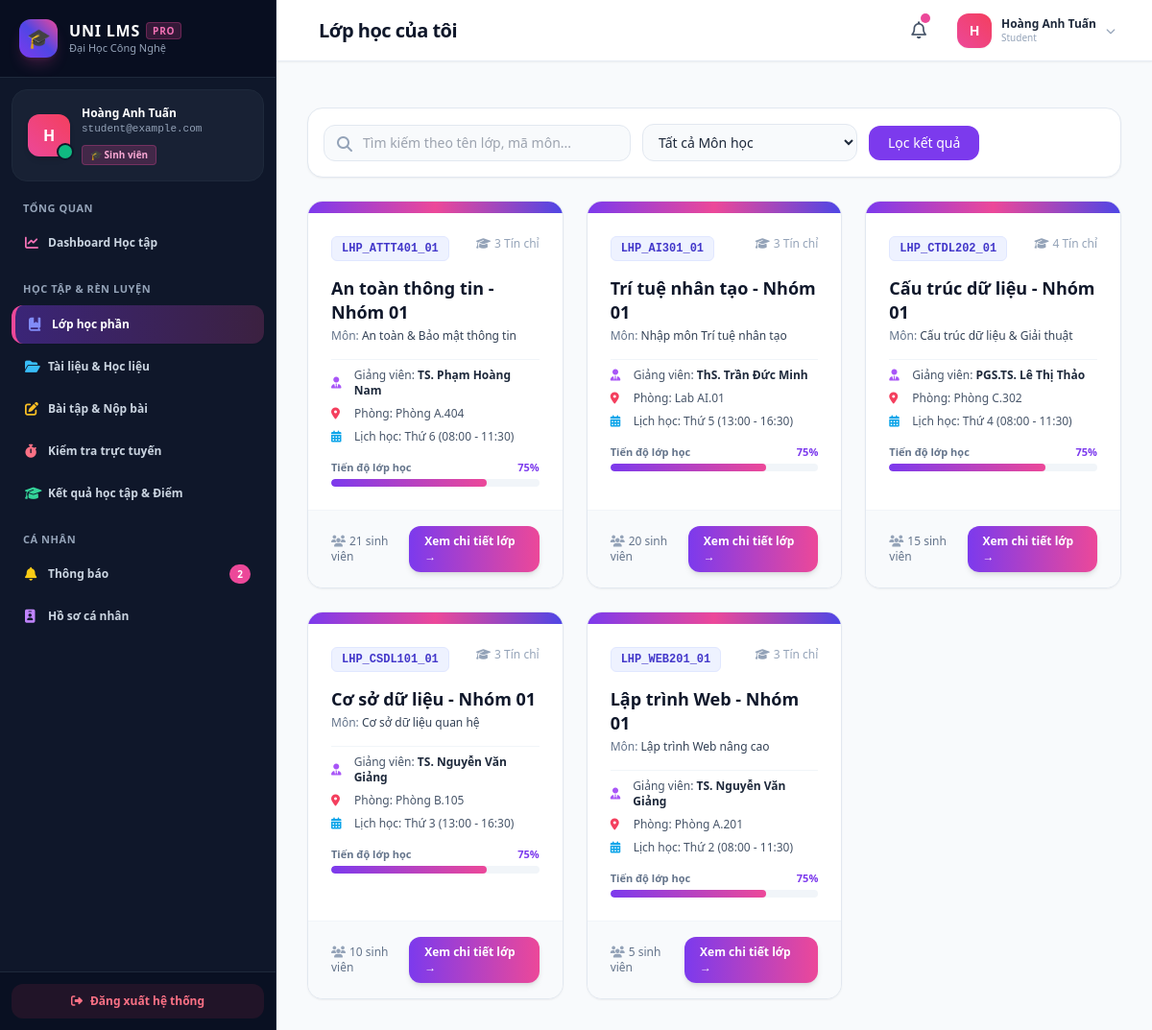
The app's page /student/classes (signed in), older data.
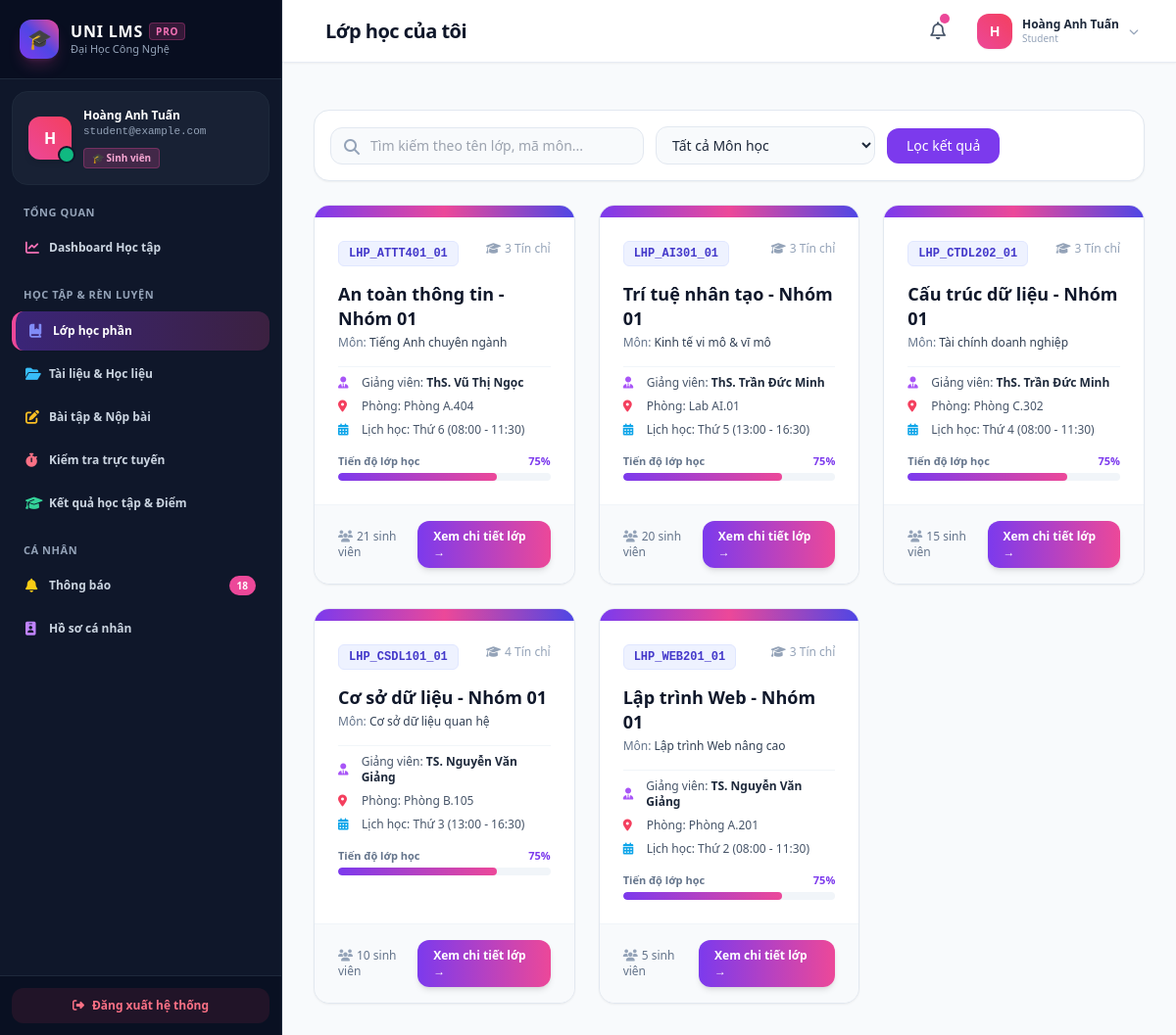
The same page, newer data.
### tables this page shows
CREATE TABLE courses (
        id INTEGER PRIMARY KEY AUTOINCREMENT,
        subject_id INTEGER NOT NULL,
        teacher_id INTEGER NOT NULL,
        code TEXT UNIQUE NOT NULL,
        name TEXT NOT NULL,
        semester TEXT DEFAULT 'HK1 (2024-2025)',
        academic_year TEXT DEFAULT '2024-2025',
        room TEXT DEFAULT 'A101',
        schedule_info TEXT DEFAULT 'Thứ 2 (08:00 - 11:30)',
        description TEXT DEFAULT '',
        FOREIGN KEY (subject_id) REFERENCES subjects (id) ON DELETE CASCADE,
        FOREIGN KEY (teacher_id) REFERENCES users (id) ON DELETE CASCADE
    );

CREATE TABLE subjects (
        id INTEGER PRIMARY KEY AUTOINCREMENT,
        department_id INTEGER,
        code TEXT UNIQUE NOT NULL,
        name TEXT NOT NULL,
        credits INTEGER NOT NULL DEFAULT 3,
        description TEXT DEFAULT '',
        FOREIGN KEY (department_id) REFERENCES departments (id) ON DELETE SET NULL
    );

CREATE TABLE users (
        id INTEGER PRIMARY KEY AUTOINCREMENT,
        email TEXT UNIQUE NOT NULL,
        password_hash TEXT NOT NULL,
        full_name TEXT NOT NULL,
        role TEXT NOT NULL CHECK(role IN ('admin', 'teacher', 'student')),
        avatar TEXT DEFAULT '/static/images/default_avatar.png',
        phone TEXT DEFAULT '',
        is_active INTEGER DEFAULT 1,
        created_at TIMESTAMP DEFAULT CURRENT_TIMESTAMP
    );

### app/routes/student_routes.py (the view)
@student_bp.route('/classes')
@login_required
@role_required('student')
def classes():
    user = get_current_user()
    search = request.args.get('search', '').strip()
    subject_id = request.args.get('subject_id', '')
    query = """
        SELECT c.*, u.full_name as teacher_name, sub.name as subject_name, sub.credits,
               (SELECT COUNT(*) FROM enrollments WHERE course_id = c.id) as student_count
        FROM courses c
        JOIN enrollments e ON c.id = e.course_id
        JOIN users u ON c.teacher_id = u.id
        JOIN subjects sub ON c.subject_id = sub.id
        WHERE e.student_id = ?
    """
    params = [user['id']]
    if search:
        query += " AND (c.name LIKE ? OR c.code LIKE ? OR sub.name LIKE ?)"
        params.extend([f"%{search}%", f"%{search}%", f"%{search}%"])
    if subject_id:
        query += " AND c.subject_id = ?"
        params.append(subject_id)
    query += " ORDER BY c.id DESC"
    enrolled_courses = query_db(query, params)
    all_subjects = query_db("SELECT * FROM subjects ORDER BY name ASC")
    return render_template('student/classes.html', courses=enrolled_courses, subjects=all_subjects, search=search, selected_subject=subject_id)

### app/auth.py (called while the page is built, shortened)
def get_current_user():
    if 'user_id' not in session:
        return None
    if 'current_user' not in g:
        g.current_user = query_db(
            "SELECT * FROM users WHERE id = ? AND is_active = 1",
            (session['user_id'],),
            one=True
        )
    return g.current_user

def login_required(f):
    @wraps(f)
    def decorated_function(*args, **kwargs):
        user = get_current_user()
        if user is None:
            flash("Vui lòng đăng nhập để truy cập trang này.", "warning")
            return redirect(url_for('auth_bp.login', next=request.url))
        return f(*args, **kwargs)
    return decorated_function

def role_required(*roles):
    def decorator(f):
        @wraps(f)
        def decorated_function(*args, **kwargs):
            user = get_current_user()
            if user is None:
                flash("Vui lòng đăng nhập để thực hiện thao tác này.", "warning")
                return redirect(url_for('auth_bp.login'))
            return f(*args, **kwargs)
        return decorated_function
    return decorator

### app/templates/student/classes.html (shortened to what the changed rows need)
{% extends "base.html" %}
{% block header_title %}Lớp học của tôi{% endblock %}
{% block content %}
<div class="space-y-6">
    <div class="grid grid-cols-1 md:grid-cols-2 lg:grid-cols-3 gap-6">
        {% for c in courses %}
        <div class="bg-white rounded-2xl border border-slate-200 shadow-sm hover:shadow-lg transition-all duration-300 flex flex-col overflow-hidden group">
            <div class="h-3 bg-gradient-to-r from-purple-600 via-pink-500 to-indigo-600"></div>
            <div class="p-6 flex-1 space-y-4">
                <div class="flex items-start justify-between gap-2">
                    <span class="px-2.5 py-1 rounded-md bg-indigo-50 text-indigo-700 font-mono text-xs font-bold border border-indigo-100">
                        {{ c.code }}
                    </span>
                    <span class="text-xs text-slate-400 font-medium"><i class="fa-solid fa-graduation-cap text-slate-400 mr-1"></i>{{ c.credits }} Tín chỉ</span>
                </div>
                <div>
                    <h3 class="font-bold text-slate-900 text-lg group-hover:text-purple-600 transition-colors leading-snug">
                        {{ c.name }}
                    </h3>
                    <p class="text-xs text-slate-500 mt-1">Môn: <span class="font-medium text-slate-700">{{ c.subject_name }}</span></p>
                </div>
                <div class="space-y-2 pt-2 border-t border-slate-100 text-xs text-slate-600">
                    <div class="flex items-center space-x-2">
                        <i class="fa-solid fa-user-tie text-purple-500 w-4"></i>
                        <span>Giảng viên: <strong class="text-slate-800">{{ c.teacher_name }}</strong></span>
                    </div>
                    <div class="flex items-center space-x-2">
                        <i class="fa-solid fa-location-dot text-rose-500 w-4"></i>
                        <span>Phòng: {{ c.room }}</span>
                    </div>
                    <div class="flex items-center space-x-2">
                        <i class="fa-solid fa-calendar-days text-sky-500 w-4"></i>
                        <span>Lịch học: {{ c.schedule_info }}</span>
                    </div>
                </div>
                <div class="space-y-1">
                    <div class="flex justify-between text-[11px] font-semibold">
                        <span class="text-slate-500">Tiến độ lớp học</span>
                        <span class="text-purple-600">75%</span>
                    </div>
                    <div class="w-full bg-slate-100 h-2 rounded-full overflow-hidden">
                        <div class="bg-gradient-to-r from-purple-600 to-pink-500 h-2 rounded-full" style="width: 75%"></div>
                    </div>
                </div>
            </div>
            <div class="px-6 py-4 bg-slate-50 border-t border-slate-100 flex items-center justify-between">
                <span class="text-xs text-slate-500 font-medium">
                    <i class="fa-solid fa-users text-slate-400 mr-1"></i>{{ c.student_count }} sinh viên
                </span>
                <a href="{{ url_for('student_bp.class_detail', course_id=c.id) }}" class="px-4 py-2 bg-gradient-to-r from-purple-600 to-pink-500 hover:from-purple-700 hover:to-pink-600 text-white font-semibold text-xs rounded-xl shadow-md transition-all">
                    Xem chi tiết lớp →
                </a>
            </div>
        </div>
        {% else %}
        <div class="col-span-full bg-white p-12 rounded-2xl border border-slate-200 text-center text-slate-500 space-y-3">
            <i class="fa-solid fa-book-open text-4xl text-slate-300"></i>
            <p class="text-base font-semibold">Không tìm thấy lớp học phù hợp.</p>
        </div>
        {% endfor %}
    </div>
</div>
{% endblock %}

### app/templates/base.html (shortened to what the changed rows need)
<!DOCTYPE html>
<html lang="vi">
<head>
    <script src="https://cdn.tailwindcss.com"></script>
    <link rel="stylesheet" href="https://cdnjs.cloudflare.com/ajax/libs/font-awesome/6.5.1/css/all.min.css">
</head>
<body class="bg-slate-100 text-slate-800 font-sans antialiased min-h-screen flex flex-col">
    {% if current_user %}
    <div class="flex h-screen overflow-hidden">
        <aside id="sidebar" class="fixed lg:static inset-y-0 left-0 z-50 w-72 bg-slate-900 text-white flex flex-col transition-transform duration-300 transform -translate-x-full lg:translate-x-0 shrink-0 sidebar-scrollbar overflow-y-auto border-r border-slate-800 shadow-2xl lg:shadow-none">
            <div class="p-5 flex items-center justify-between border-b border-slate-800 bg-slate-950/50">
                <a href="{{ url_for('common_bp.profile') }}" class="flex items-center space-x-3 group">
                    <div>
                        <h1 class="font-extrabold text-base leading-tight tracking-wider text-white flex items-center gap-1.5">
                            <span>UNI LMS</span>
                            <span class="text-[10px] px-1.5 py-0.5 rounded bg-pink-500/20 text-pink-400 font-bold border border-pink-500/30">PRO</span>
                        </h1>
                    </div>
                </a>
            </div>
            <nav class="flex-1 px-3 py-2 space-y-5">
                {% if current_user.role == 'student' %}
                    <div>
                        <div class="space-y-1">
                            <a href="{{ url_for('common_bp.notifications') }}" class="flex items-center justify-between px-3.5 py-2.5 rounded-xl text-xs font-semibold transition-all duration-200 {% if request.endpoint == 'common_bp.notifications' %} bg-gradient-to-r from-purple-600/40 to-pink-500/20 text-white border-l-4 border-pink-500 shadow-sm {% else %} text-slate-300 hover:bg-slate-800 hover:text-white {% endif %}">
                                <div class="flex items-center">
                                    <i class="fa-solid fa-bell w-6 text-yellow-400 text-sm"></i>
                                    <span>Thông báo</span>
                                </div>
                                {% if unread_notifications_count > 0 %}
                                    <span class="bg-pink-500 text-white text-[10px] px-2 py-0.5 rounded-full font-bold">{{ unread_notifications_count }}</span>
                                {% endif %}
                            </a>
                        </div>
                    </div>
                {% endif %}
            </nav>
        </aside>
        <div class="flex-1 flex flex-col min-w-0 overflow-hidden bg-slate-50">
            <header class="bg-white border-b border-slate-200/80 h-16 flex items-center justify-between px-4 lg:px-8 shrink-0 shadow-sm z-30">
                <div class="flex items-center space-x-3">
                    <div>
                        <h2 class="text-lg lg:text-xl font-extrabold text-slate-900 tracking-tight leading-tight">
                            {% block header_title %}Trang chủ LMS{% endblock %}
                        </h2>
                    </div>
                </div>
            </header>
            <main class="flex-1 overflow-y-auto p-4 lg:p-8 custom-scrollbar">
                {% block content %}{% endblock %}
            </main>
        </div>
    </div>
    {% endif %}
</body>
</html>

Row changes from the older to the newer data that the page shows:
changed courses "An toàn thông tin - Nhóm 01": subject_name "An toàn & Bảo mật thông tin" → "Tiếng Anh chuyên ngành"; teacher_name "TS. Phạm Hoàng Nam" → "ThS. Vũ Thị Ngọc"
changed through a linked row, courses "Trí tuệ nhân tạo - Nhóm 01": subject_name "Nhập môn Trí tuệ nhân tạo" → "Kinh tế vi mô & vĩ mô"
changed courses "Cấu trúc dữ liệu - Nhóm 01": credits "4" → "3"; subject_name "Cấu trúc dữ liệu & Giải thuật" → "Tài chính doanh nghiệp"; teacher_name "PGS.TS. Lê Thị Thảo" → "ThS. Trần Đức Minh"
changed through a linked row, courses "Cơ sở dữ liệu - Nhóm 01": credits "3" → "4"
Text that changed along with them:
{{ unread_notifications_count }}: "2" → "18"
